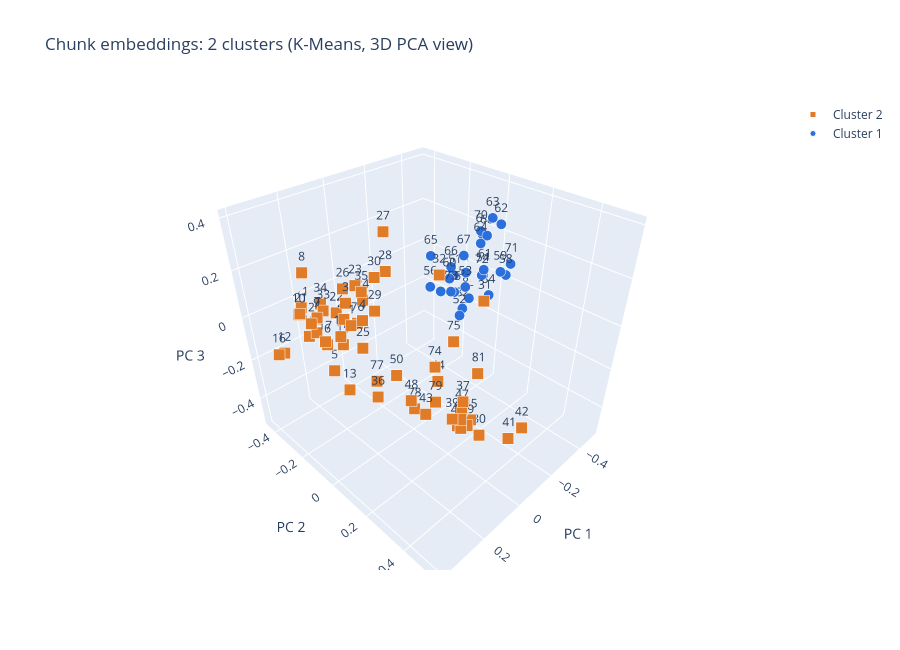

Here is the notebook cell this chart was saved with:
### Code cell
import numpy as np
import pandas as pd
import plotly.express as px
from sklearn.cluster import KMeans
from sklearn.decomposition import PCA

X = np.array(embeddings)

# 1. Find 2 clusters using the full embeddings (same as before)
labels = KMeans(n_clusters=2, random_state=42, n_init=10).fit_predict(X)

# 2. Reduce to 3D for plotting
pca = PCA(n_components=3)
coords = pca.fit_transform(X)

df = pd.DataFrame({
    "PC 1": coords[:, 0],
    "PC 2": coords[:, 1],
    "PC 3": coords[:, 2],
    "Cluster": [f"Cluster {l + 1}" for l in labels],
    "Chunk": range(1, len(chunks) + 1),
    "Preview": [c[:120].replace("\n", " ") + "…" for c in chunks],
})

# 3. Plot each cluster with its own color and marker shape
fig = px.scatter_3d(
    df, x="PC 1", y="PC 2", z="PC 3",
    color="Cluster", symbol="Cluster", text="Chunk",
    color_discrete_map={"Cluster 1": "#2a6fdb", "Cluster 2": "#e07b28"},
    symbol_map={"Cluster 1": "circle", "Cluster 2": "square"},
    hover_data={"Preview": True, "Chunk": True,
                "PC 1": False, "PC 2": False, "PC 3": False},
    title="Chunk embeddings: 2 clusters (K-Means, 3D PCA view)",
)
fig.update_traces(marker=dict(size=6, line=dict(width=1, color="white")),
                  textposition="top center")
fig.update_layout(height=650, legend_title_text="")
fig.show()

# How much of the original information the 3 axes keep
print("Variance kept by PC1–PC3:", pca.explained_variance_ratio_.round(3),
      "total:", pca.explained_variance_ratio_.sum().round(3))

### Figure 1 — Plotly figure (JSON) as saved in the notebook; plotly's stock layout.template omitted (floating-point values rounded to 4 significant figures)
{"data": [{"customdata": [["The Best Work of Our Lives CULTURE MEMO At Netflix, we aspire to entertain the world, thrilling audiences everywhere. To…", 1], ["have high performers at Netflix — people who are great at what they do, and even better at working together. ● People ov…", 2], ["ll of what’s next — even when it’s uncomfortable. ● Great and Always Better: We often say Netflix sucks today compared t…", 3], ["are and the way we empower people at every level. As our business grows and evolves, our culture (and this document) wil…", 4], ["t for everyone, so please read on. THE DREAM TEAM We believe that what makes a fantastic workplace isn’t a great office …", 5], ["e dysfunctional, as anyone who’s watched Ozark or Wednesday knows. Professional sports teams, on the other hand, focus o…", 6], ["s better together. These are the values we value: ● Selflessness — you are humble when searching for the best ideas; you…", 7], ["give feedback; you are open about what’s working and what needs to improve; you admit mistakes openly and share learning…", 8], ["nge the status quo, in the pursuit of excellence. ● Inclusion — you recognize your biases and work to counteract them; y…", 9], ["changing circumstances; you make tough decisions without agonizing or long delay; you embrace a hard challenge. It’s eas…", 10], ["is, in turn, enables us to practice extraordinary candor — ensuring constructive feedback is part of our everyday work (…", 11], ["hem directly. This is especially true when you’re giving feedback to someone more senior or from a different background,…", 12], ["seniority, tenure or unconditional loyalty. It’s also why we focus on maintaining a high performance culture. To recruit…", 13], ["ong developers of talent. And to ensure they have the right player at every position, we ask them to apply what we call …", 14], ["hild and his dad saying, “That’s a keeper, Reed!” © 2024 Netflix, Inc. All rights reserved. | Last updated: June 2024 | …", 15], ["t pay off. On the Dream Team, you need people who challenge the status quo and try new things. So we stick with employee…", 16], ["kes everyone more successful. PEOPLE OVER PROCESS Many of us have worked at companies where decisions were made top down…", 17], ["ood decision-making muscles at every level of the company, priding ourselves on how few, not how many, decisions senior …", 18], ["ions. It takes an unusually responsible person to thrive on this level of freedom — someone who’s self-motivated, self-a…", 19], ["when someone is about to make a decision that is unethical or could materially harm Netflix, during a crisis or if a new…", 20], ["all on the right way ahead. Then different teams, each led by their own informed captain, implement the decision. This h…", 21], ["en to people at every level. We call this farming for dissent. Of course, not all opinions are created equal — and with …", 22], ["neer, and vice versa when it comes to our product or technology. After a decision is made, we expect everyone, including…", 23], ["and what didn’t — so everyone can learn how to do better next time. Launching a game, TV show or film, running a marketi…", 24], ["a minimum and ensure any process is good (simple, efficient, impactful). Our vacation policy, for example, is two words:…", 25], ["ity and making it harder for businesses to adapt. You might think that this kind of freedom would lead to chaos. In real…", 26], ["op and grow. In entertainment and technology, our biggest threat is a lack of creativity, adaptability and innovation. I…", 27], ["a billion 2 people globally — something no other entertainment company has ever done before. Success requires us to be b…", 28], ["Many people will be happier at companies that are more stable or take fewer risks. Netflix works best if you value exper…", 29], ["f stories and people on screen. This diversity is wonderful and it can create real tension since we all have such differ…", 30], ["ram for a wide variety of audiences, cultures and tastes; and we provide ratings, content advisories and parental contro…", 31], ["servative — that means our audience is over 500M. © 2024 Netflix, Inc. All rights reserved. | Last updated: June 2024 | …", 32], ["ed our first DVD in 1998. But we're nowhere close to where we want to be in the future. It’s why we care so much about t…", 33], ["our culture, not preserve it. Every new employee helps shape how we work — finding new ways to accomplish more together.…", 34], ["e, shows us the way: If you want to build a ship, don't drum up the people to gather wood, divide the work, and give ord…", 35], ["For Netflix, a big part of our focus on excellence is hiring people who are great at what they do and creating an enviro…", 36], ["nd make decisions that are right for your family. That starts with a flexible approach to the support Netflix provides a…", 37], ["in an individual's life is welcoming a new child. Our parental leave policy is: \"take care of your child and yourself.\" …", 38], ["s to determine what's best for them and Netflix.  TIME AWAY Our vacation policy is “take vacation”, and we actually do. …", 39], ["u—including when your mind and body need a break. While time away may be observed differently depending on your location…", 40], ["n, fertility, surrogacy, and/or adoption options. These benefits are available to employees and their spouse/domestic pa…", 41], ["ious programs to support you and your dependents. Globally, we provide access to mindfulness and meditation as well as f…", 42], ["nthly allowance to purchase benefits on your own. No matter what the case is, we make sure that you’re covered.  FINANCE…", 43], ["it is and is not defined by set bands and grades. If your market adjusts, we do not have to wait for an annual compensat…", 44], ["ies across gender and race.  Stock Option Program Employees choose each year how much of their eligible compensation the…", 45], ["ted and you keep them even if you leave Netflix.  Employee Giving Program At Netflix, you have the ability to impact the…", 46], ["unteer time through our Employee Giving Program.  Netflix Image 5004 03 NOV 17-NOV (©Tiffany Luong 2024)-00671 copy f p …", 47], [".” We do not have a set travel policy at Netflix. Using our guiding principles of context, not control - you can use jud…", 48], ["ideshare car on your way to and from the office.  Relocation Benefits We are not bound by policies and restrictions of w…", 49], ["ulti-faceted and that there is a lot to consider. Our goal is to remove distractions by providing inclusive, fair, and m…", 50], ["he members we serve, we employ people in multiple countries around the world and work to maintain a global culture of in…", 74], ["ca. We also have a number of employees engaged in content production, some of whom are part-time or temporary, and whose…", 75], ["lix Culture Memo”, which was updated in 2024. Our culture is focused on excellence and creating an environment where tal…", 76], ["and memos, which we often share broadly, inviting comments. We aim to attract and retain great people — representing a b…", 77], ["to choose the form of their compensation between cash and stock options. This permits employee compensation to be highly…", 78], ["m underrepresented groups are not being underpaid based on gender identity (globally) and race or ethnicity (United Stat…", 79], ["enefit programs based on region, including health benefits. In the U.S., employees generally receive an annual cash heal…", 80], ["ing and a company match for charitable donations. We believe that our approach to human capital resources has been instr…", 81]], "hovertemplate": "Cluster=Cluster 2<br>Chunk=%{customdata[1]}<br>Preview=%{customdata[0]}<extra></extra>", "legendgroup": "Cluster 2", "marker": {"color": "#e07b28", "line": {"color": "white", "width": 1}, "size": 6, "symbol": "square"}, "mode": "markers+text", "name": "Cluster 2", "scene": "scene", "showlegend": true, "text": [1, 2, 3, 4, 5, 6, 7, 8, 9, 10, 11, 12, 13, 14, 15, 16, 17, 18, 19, 20, 21, 22, 23, 24, 25, 26, 27, 28, 29, 30, 31, 32, 33, 34, 35, 36, 37, 38, 39, 40, 41, 42, 43, 44, 45, 46, 47, 48, 49, 50, 74, 75, 76, 77, 78, 79, 80, 81], "textposition": "top center", "type": "scatter3d", "x": [0.3169, 0.3998, 0.2781, 0.2545, 0.2993, 0.3213, 0.3391, 0.177, 0.3192, 0.2305, 0.1917, 0.3239, 0.1933, 0.2205, 0.2234, 0.3749, 0.3453, 0.209, 0.2206, 0.2352, 0.2288, 0.1455, 0.163, 0.1438, 0.2271, 0.1312, 0.1113, 0.06096, 0.2436, 0.1168, -0.01892, 0.1001, 0.253, 0.218, 0.2065, 0.3693, 0.185, 0.1742, 0.2231, 0.1486, 0.07557, 0.00407, -0.001083, -0.1892, 0.054, 0.1926, 0.1559, 0.2555, 0.119, 0.2521, -0.06089, -0.02553, 0.07932, 0.109, -0.06855, -0.09526, -0.1275, -0.05861], "y": [0.06166, -0.03343, -0.01109, 0.04026, -0.08936, -0.07925, -0.09409, -0.4234, -0.1306, -0.399, -0.4403, -0.3904, -0.1607, -0.1428, -0.1281, -0.3377, -0.05205, -0.3814, -0.3023, -0.09175, -0.3939, -0.2667, -0.1085, -0.09701, -0.006945, -0.2296, -0.004531, -0.0639, 0.09296, -0.05765, 0.3179, 0.2351, -0.1874, -0.2547, -0.01796, 0.2405, 0.4245, 0.4108, 0.4164, 0.3737, 0.53, 0.5309, 0.07099, -0.04387, 0.3507, 0.4262, 0.3963, 0.2657, 0.3913, 0.1949, 0.06288, 0.1886, -0.227, -0.09164, -0.06687, 0.03383, 0.2514, 0.2797], "z": [0.1695, 0.1709, 0.2029, 0.1489, -0.108, 0.02417, 0.1361, 0.1133, 0.1051, -0.04263, -0.04638, -0.1763, -0.3068, -0.02392, -0.05138, -0.1289, 0.06339, -0.1486, -0.08598, 0.08243, -0.03764, -0.01221, 0.1805, 0.1186, -0.00212, 0.1039, 0.4002, 0.214, 0.2046, 0.2149, 0.225, 0.3337, 0.08206, 0.06545, 0.2119, 0.01659, -0.003822, -0.1341, -0.05612, -0.1659, -0.1651, -0.1663, -0.4141, -0.42, -0.2182, -0.07148, -0.07727, -0.05468, -0.1729, 0.007149, -0.2082, -0.003369, -0.073, -0.271, -0.5174, -0.4316, -0.4937, -0.1151]}, {"customdata": [["PART I Forward-Looking Statements This Annual Report on Form 10-K contains forward-looking statements within the meaning…", 51], ["t income, expenses, and profitability; liquidity, including the suf iciency of our capital resources, cash requirements;…", 52], ["price volatility; impact of foreign exchange rate fluctuations; expectations regarding hedging activity; impact of inter…", 53], ["(“AI”); accounting treatment for changes related to content assets; acquisitions; actions by competitors; membership gro…", 54], ["original programming, consumer products and live experiences; impact of work stoppages; content amortization; resolution…", 55], ["; our company culture; expectations regarding the transaction with Warner Bros. Discovery, Inc. (\"WBD\"); and our ability…", 56], ["detailed discussion of these and other risks and uncertainties that could cause actual results and events to dif er mate…", 57], ["-looking statements included in this document are based on information available to us on the date hereof, and we assume…", 58], ["ainment services offering TV series, films, games and live programming across a wide variety of genres and languages. Me…", 59], ["t. We strive to continuously improve our members' experience by offering compelling content that delights them and attra…", 60], ["that they will find enjoyable. BUSINESS SEGMENTS We operate as one operating segment. Our revenues are primarily derived…", 61], ["ancial statements for further detail. COMPETITION The market for entertainment video is intensely competitive and subjec…", 62], ["s (including those that provide pirated content), video gaming providers, open content platform providers, which provide…", 63], ["eir moments of free time. We also compete against entertainment video providers and content producers in obtaining conte…", 64], ["ve for consumers to choose us in their moments of free time. We have often referred to this choice as our objective of “…", 65], ["erings. 1 Table of Contents INTELLECTUAL PROPERTY We regard our trademarks, service marks, copyrights, patents, domain n…", 66], ["aws and confidentiality agreements to protect our proprietary intellectual property. Our intellectual property rights ex…", 67], ["of third parties in creating some of our content, merchandising our products and marketing our service. Our ability to p…", 68], ["ements thereof, such as the public performance of music contained within the content we distribute. The license periods …", 69], ["in any intellectual property disputes. REGULATION The media landscape and the internet delivery of content have seen gro…", 70], ["ices like ours. In particular, we are seeing some countries update their cultural support legislation to include service…", 71], ["certain countries, regulators are also looking at restrictions that could require formal reviews of and/or adjustments t…", 72], ["e content offerings we may provide. HUMAN CAPITAL Our business is to entertain the world across different countries, cul…", 73], ["ise to be regarded as part of, this Annual Report on Form 10-K. We make available, free of charge on our website, access…", 82], ["15(d) of the Securities Exchange Act of 1934, as amended (the “Exchange Act”), as soon as reasonably practicable after w…", 83], ["ur investors using our investor relations website (ir.netflix.net), SEC filings, press releases, public conference calls…", 84], ["mation we post on social media and blogs could be deemed to be material information. Therefore, we encourage investors, …", 85]], "hovertemplate": "Cluster=Cluster 1<br>Chunk=%{customdata[1]}<br>Preview=%{customdata[0]}<extra></extra>", "legendgroup": "Cluster 1", "marker": {"color": "#2a6fdb", "line": {"color": "white", "width": 1}, "size": 6, "symbol": "circle"}, "mode": "markers+text", "name": "Cluster 1", "scene": "scene", "showlegend": true, "text": [51, 52, 53, 54, 55, 56, 57, 58, 59, 60, 61, 62, 63, 64, 65, 66, 67, 68, 69, 70, 71, 72, 73, 82, 83, 84, 85], "textposition": "top center", "type": "scatter3d", "x": [-0.4649, -0.3724, -0.4687, -0.4242, -0.3047, -0.2316, -0.4389, -0.269, -0.1884, -0.2277, -0.3217, -0.3825, -0.3249, -0.2207, -0.2067, -0.3891, -0.4095, -0.3826, -0.4928, -0.3734, -0.3058, -0.3761, -0.1766, -0.4625, -0.49, -0.3721, -0.4974], "y": [-0.2165, -0.09382, -0.1509, -0.01942, -0.06747, -0.1337, -0.2729, 0.2108, 0.2461, -0.02502, 0.06607, 0.08663, 0.08995, 0.1265, -0.1062, -0.166, -0.1149, 0.02311, -0.08959, -0.001345, 0.2006, 0.01371, 0.03128, -0.1577, -0.1447, 0.05902, -0.1751], "z": [-0.06964, -0.1847, -0.1048, 0.03222, -0.02657, 0.001339, -0.1668, 0.1775, 0.2357, 0.08485, 0.1225, 0.2976, 0.3414, 0.2894, 0.1608, 0.02019, 0.08514, 0.2305, 0.1618, 0.244, 0.2045, 0.05646, 0.07169, -0.2182, -0.1698, -0.01511, -0.05289]}], "layout": {"height": 650, "legend": {"title": {"text": ""}, "tracegroupgap": 0}, "scene": {"domain": {"x": [0, 1], "y": [0, 1]}, "xaxis": {"title": {"text": "PC 1"}}, "yaxis": {"title": {"text": "PC 2"}}, "zaxis": {"title": {"text": "PC 3"}}}, "title": {"text": "Chunk embeddings: 2 clusters (K-Means, 3D PCA view)"}}}
